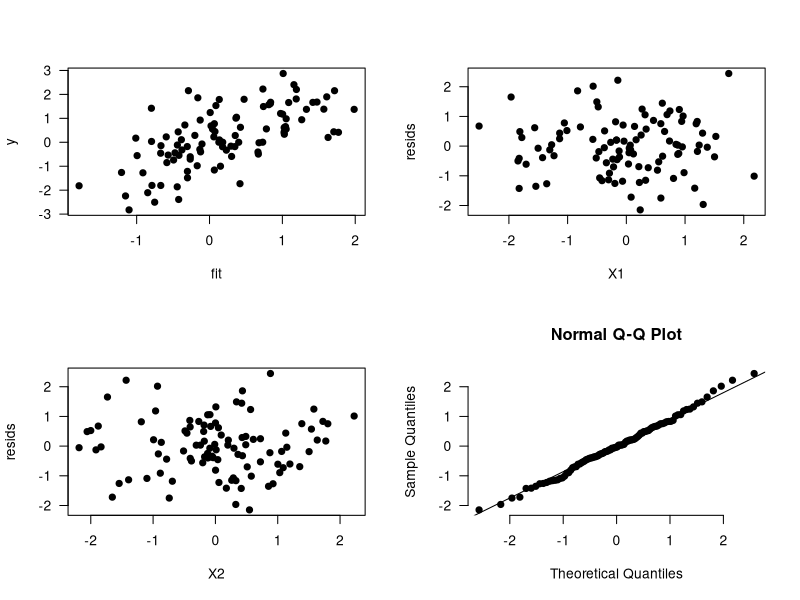

Recreate this plot in R.
## ---- chunk 1
generate.data <- function(n){
  X = matrix(rnorm(2*n), n, 2)
  epsilon = rnorm(n)
  beta = runif(3, -1, 1) 
  y =cbind(1,X)%*%beta+epsilon
  df = data.frame(y=y, X1 = X[,1], X2 = X[,2])
  return(df)
}

estimate.and.plot <- function(dataframe, ...){
  mdl = lm(y~X1+X2, data=dataframe)
  resids = residuals(mdl)
  fit =  fitted(mdl)
  par(mfrow=c(2,2))
  with(dataframe, { ## Answer a question below about this line
    plot(y~fit, las=1, pch=19,...)
    plot(resids~X1, las=1, pch=19,...)
    plot(resids~X2, las=1, pch=19,...)
    })
  qqnorm(resids, pch=19, bty='n',las=1)
  qqline(resids)
  return(mdl)
}
## ---- chunk 2
# 1. Use this chunk to generate some data with the first function. 
# 2. Estimate the model with the second function.
# 3. Uncomment the code below to include a table with coefficient 
#    estimates (replace mdl with the correct output from the second
#    function).

dataframe = generate.data(100)
mdl = estimate.and.plot(dataframe)
knitr::kable(summary(mdl)$coef, digits=3)
